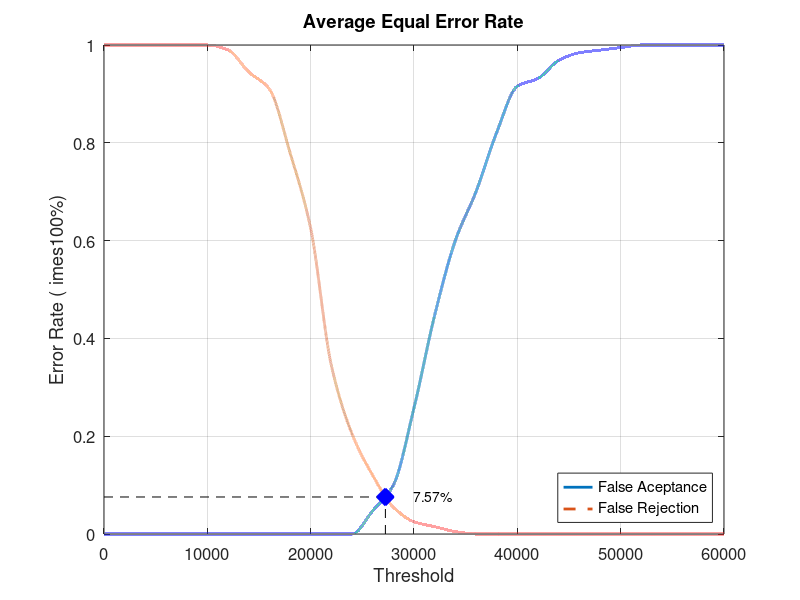
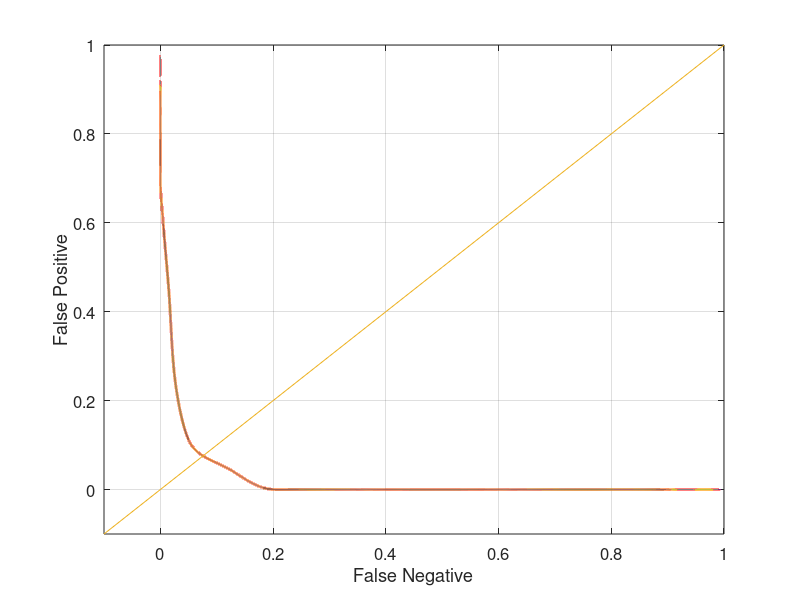

These figures' MATLAB source, in order:
close all;
clear;
clc;
x = 0:2000:60000;
xq = 0:0.5:60000;

y0 = [0 0 0 0 0 0 0 0 0 0 0 0 0 0.0473684 0.1 0.257895 0.447368 0.6 0.7 0.821053 0.915789 0.931579 0.968421 0.984211 0.989474 0.994737 1 1 1 1 1]
yy0 = interp1(x, y0, xq, 'pchip');
y1 = [1 1 1 1 1 1 0.99 0.945 0.91 0.78 0.625 0.345 0.205 0.12 0.055 0.025 0.015 0.005 0 0 0 0 0 0 0 0 0 0 0 0 0]
yy1 = interp1(x, y1, xq, 'pchip');

% Calculating EER: 
y2 = abs(y0 - y1);
find(y2 == min(y2))
yy2 = abs(yy0 - yy1);
xEER = find(yy2 == min(yy2));
xEERIndex = xq(xEER) % X-axis EER
yEER = yy0(xEER) % Y-axis EER

main = figure
plot(xq, yy0,'-','LineWidth', 2);	hold on
plot(xq, yy1,'--','LineWidth', 2);	hold on
plot([xEERIndex xEERIndex], [0 yEER], 'k--');	hold on
plot([0 xEERIndex], [yEER yEER], 'k--');	hold on
plot(xEERIndex, yEER, 'bx', 'LineWidth', 10);	hold on
text(xEERIndex + 10 * xEERIndex / 100, yEER, [num2str(round((10000 * yEER)) / 100) '%'])
legend('False Aceptance', 'False Rejection', 'Location', 'SouthEast')
xlabel('Threshold')
ylabel('Error Rate (	imes100%)')
title('Average Equal Error Rate')
set(gca, 'FontSize', 12)
axis([0 60000 0 1])
grid on

print(main, 'Database5_3Main', '-dpng');
FNRxFPR = figure('Color', [1 1 1]);
plot(yy1, yy0, '-', yy1, yy0, 'LineWidth', 2);
hold on
y = -0.1:0.1:1
plot(y, y); 
set(gca, 'FontSize', 12)
xlabel('False Negative')
ylabel('False Positive')
axis([-0.1 1 -0.1 1])
set(gca, 'FontSize', 12)
grid on

print(FNRxFPR, 'Database5_3FNRxFPR','-dpng');
